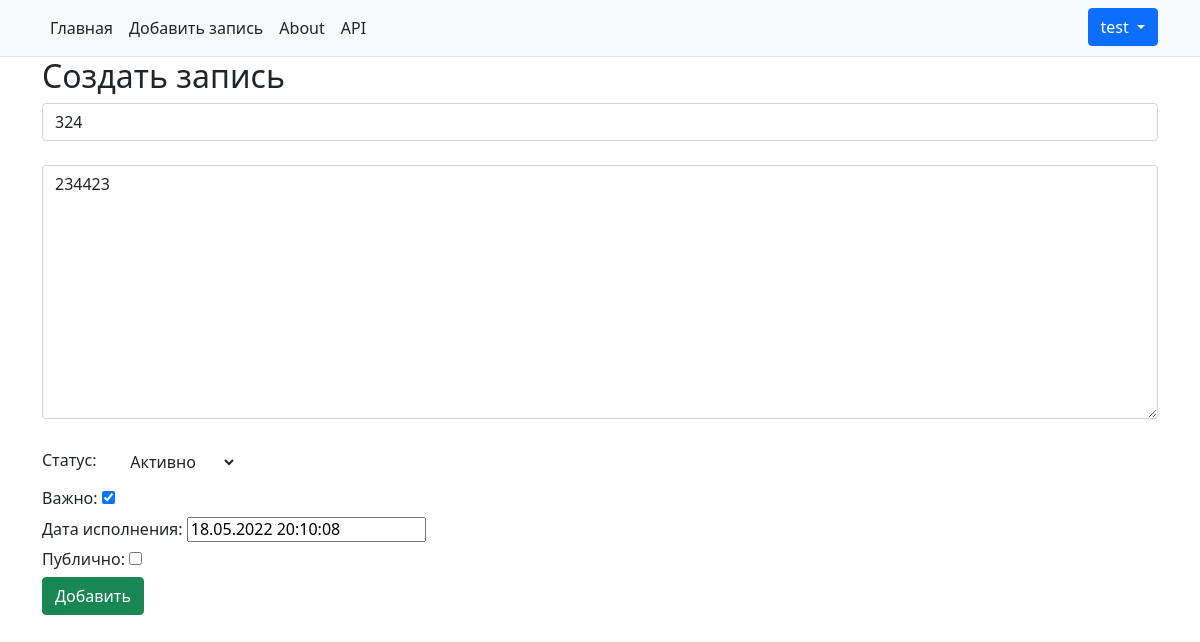
Before: /details/4/update (signed in) with the older database file.
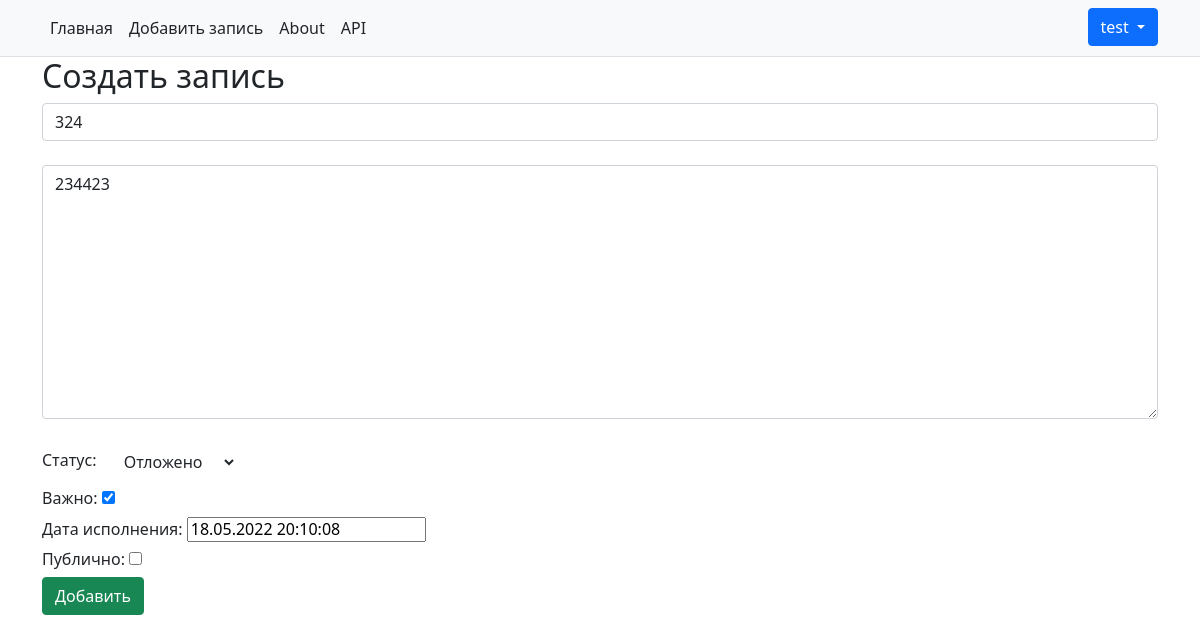
After: the same page with the newer database file.
### todo_manager/models.py (models this page shows, shortened)
class ToDoModel(models.Model):
    class StatusNote(models.IntegerChoices):  # Выбор статуса задачи
        ACTIVE = 1, _('Активно')
        POSTPONED = 2, _('Отложено')
        DONE = 3, _('Выполнено')
    author = models.ForeignKey(User, on_delete=models.CASCADE)
    title = models.CharField("Заголовок", max_length=150)
    message = models.TextField("Текст заметки", max_length=5000)
    status = models.IntegerField(verbose_name="Статус", default=StatusNote.ACTIVE, choices=StatusNote.choices)
    important = models.BooleanField("Важно", default=False)
    public = models.BooleanField("Публично", default=False)
    time_field = models.DateTimeField(verbose_name="Дата", default=get_date)
    class Meta:
        verbose_name = _("Задача")
        verbose_name_plural = _("Задачи")

### todo_manager/views.py (the view)
# urls.py: path('details/<int:pk>/update', views.UpdateViewDetail.as_view(), name='update_object'),
class UpdateViewDetail(UpdateView):
    model = ToDoModel
    template_name = 'todo_manager/add_note.html'
    form_class = TodoForm

### todo_manager/forms.py
class TodoForm(ModelForm):
    class Meta:
        model = ToDoModel
        exclude = ['author']
        widgets = {"title": TextInput(attrs={"placeholder": "Введите текст",
                                             "class": "form-control"}),
                   "message": Textarea(attrs={"placeholder": "Введите текст",
                                              "class": "form-control"}),
                   "important": CheckboxInput(),
                   "public": CheckboxInput(),
                   "status": Select(attrs={'class': "btn btn-first dropdown-toggle"}),
                   }

### todo_manager/templates/todo_manager/add_note.html (shortened to what this page needs)
{% extends "todo_manager/base.html" %}
{% block content %}
    <h2>Создать запись</h2>
    {% if user.is_active %}
    <form method="post">
        {{ form.title }}
        <br>
        {{ form.message }}
        <br>
        <p class="h6">Статус: {{ form.status }}</p>
        <p class="h6">Важно: {{ form.important }}</p>
        <p class="h6">Дата исполнения: {{ form.time_field }}</p>
        <p class="h6">Публично: {{ form.public }}  </p>
        <button type="submit" class="btn btn-success" href="{% url 'add_note' %}">Добавить</button>
    {% else %}
        <p class="h6">Необходимо выполнить вход</p>
    {% endif %}
    </form>
{% endblock %}

Changed rows visible on the page:
changed ToDoModel: status "Активно" → "Отложено"
